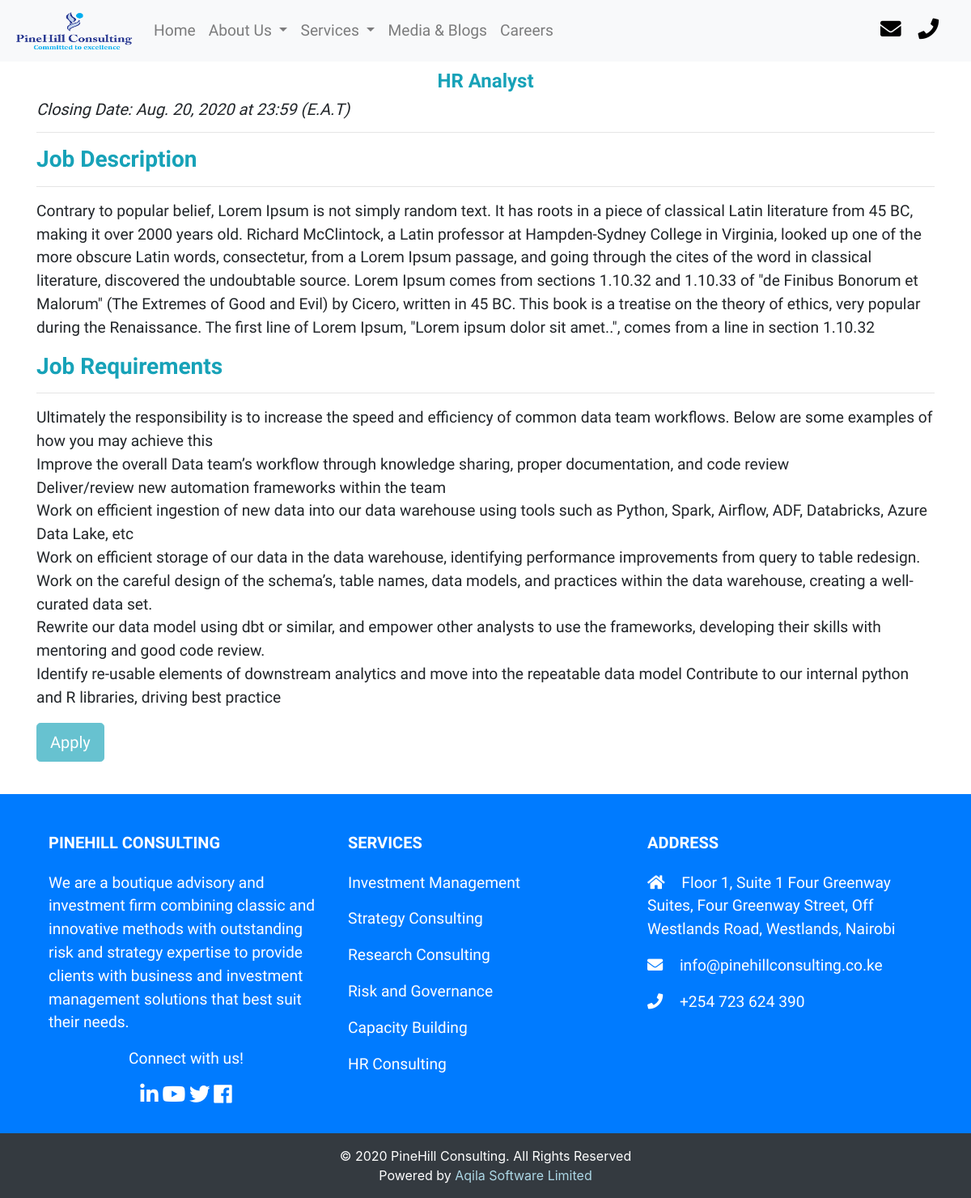
The app's page /career/2, older data.
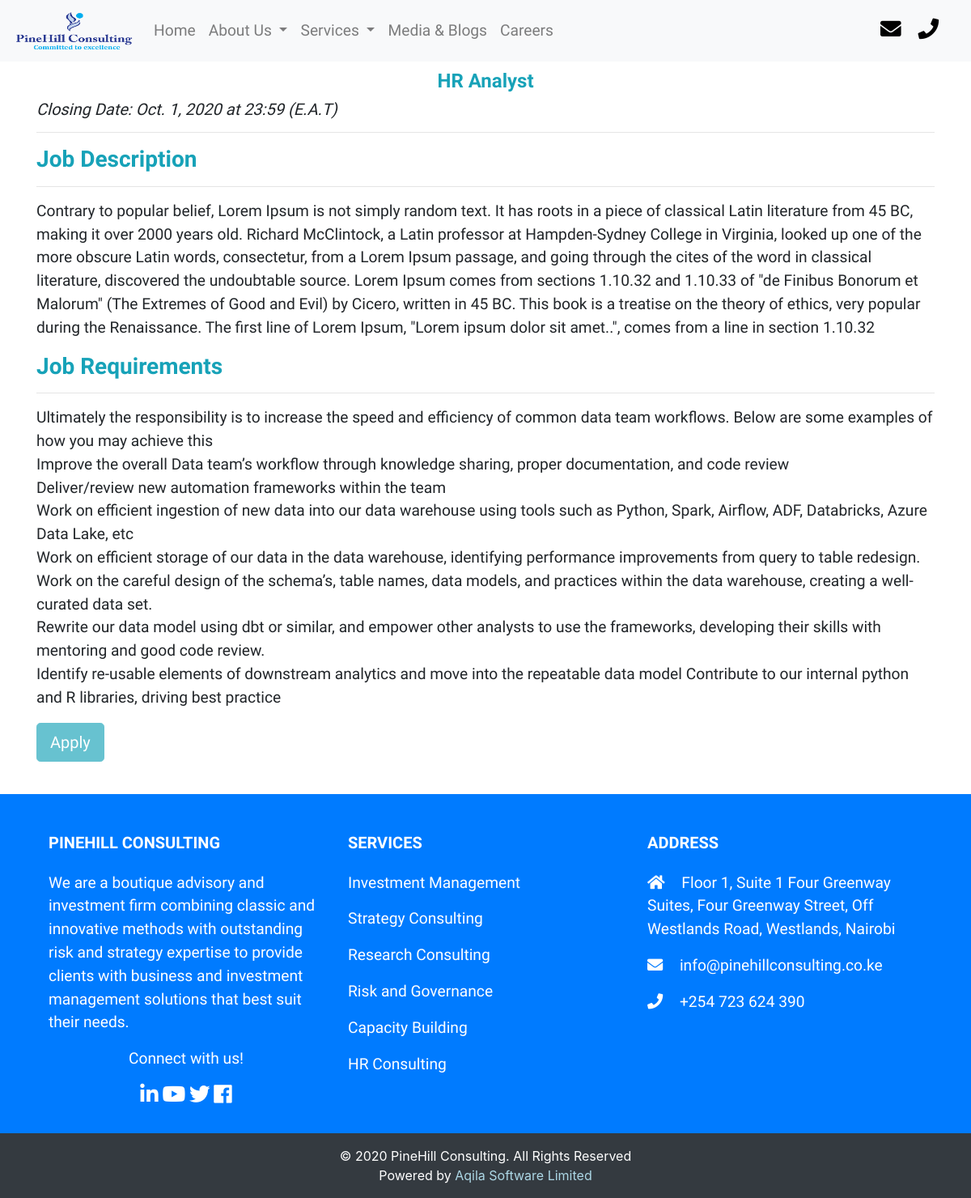
The same page, newer data.
### app/models.py (models this page shows, shortened)
class Job(models.Model):
    title = models.CharField(max_length=100, unique=True)
    description = models.TextField()
    requirements = models.TextField()
    posted = models.DateField(default=datetime.now)
    closing = models.DateField()
    is_published = models.BooleanField(default=True)

### app/views.py (the view, shortened to what this page needs)
# urls.py: path('career/<int:id>', views.career, name='career'),
def career(request, id):
    job = get_object_or_404(Job, id=id)
    current_date = date.today()
    context = {'job': job, 'current_date' : current_date}
    return render(request, 'app/career.html', context)

### app/templates/app/career.html (shortened to what this page needs)
{% extends 'base.html' %}
{% load static %}
{% block content %}
<div class="container">
    <h4 class="text-center text-info"><strong>{{ job.title }}</strong></h4>
<h5><em>Closing Date: {{ job.closing }} at 23:59 (E.A.T)</em></h5><hr>
<h3 class=" text-info"><strong>Job Description</strong></h3><hr>
<p>{{job.description}}</p>
<h3 class=" text-info"><strong>Job Requirements</strong></h3><hr>
  <p>{{job.requirements | safe}}</p>
{% if current_date > job.closing %}
<p><a class="btn btn-info btn-lg disabled" href="#" role="button">Apply</a>
</p>
    {% endif %}
</div>
    </div>
</body><br>
{% endblock content %}

### app/templates/base.html (shortened to what this page needs)
<html>
  <head>
    {% load static%}
    <link rel="stylesheet" href="https://stackpath.bootstrapcdn.com/bootstrap/4.4.1/css/bootstrap.min.css">
    <link rel="stylesheet" href="https://use.fontawesome.com/releases/v5.7.0/css/all.css">
    <link rel="stylesheet" type="text/css" href="{% static 'css/style.css'%}">
  </head>
  <body>
    <div style="font-family: 'Galdeano', sans-serif; font-size: larger;">
        <nav class="navbar navbar-expand-md navbar-light bg-light fixed-top ">
          <a class="navbar-brand navbar-light bg-light" href="{% url 'index' %}"><img src='{% static "images/pinehill_logo.png" %}' height="50" width="150" alt="logo"></a>
          <div class="collapse navbar-collapse" id="navbarNavDropdown">
            <ul class="navbar-nav">
              <li class="nav-item">
                {% if '/' == request.path %}
               <a class="active nav-link" href="{% url 'index' %}"><strong>Home</strong></a>
               {% else %}
               <a class="nav-link" href="{% url 'index' %}">Home</a>
               {% endif %}
              </li>
              <li class="nav-item dropdown">
                <a class="nav-link dropdown-toggle" href="#whoweare" id="navbarDropdownMenuLink" role="button" data-toggle="dropdown" aria-haspopup="true" aria-expanded="false">
                  About Us
                </a>
              </li>
              <li class="nav-item dropdown">
                <a class="nav-link dropdown-toggle" href="#" id="navbarDropdownMenuLink" role="button" data-toggle="dropdown" aria-haspopup="true" aria-expanded="false">
                  Services
                </a>
              </li>
              <li class="nav-item">
                {% if 'blogs' in request.path %}
                <a class="nav-link active" href="{% url 'media' %}"><strong>Media & Blogs</strong></a>
                {%else%}
                <a class="nav-link" href="{% url 'media' %}">Media & Blogs</a>
                {%endif%}
              </li>
              <li class="nav-item">
                {% if 'careers' in request.path %}
                <a class="active nav-link" href="{% url 'careers' %}"><strong>Careers</strong></a>
                {% else %}
                <a class="nav-link" href="{% url 'careers' %}">Careers</a>
                {% endif %}
              </li>
            </ul>
            <ul class="navbar-nav ml-auto navbar-dark">
              <li class="nav-link"><a href="mailto:info@pinehillconsulting.co.ke" target="_blank" style="color: black;" data-toggle="tooltip" data-placement="bottom" title="info@pinehillconsulting.co.ke"><i class="fas fa-envelope mr-3 fa-lg"></i></a>&Tab;
                 <a href="tel:+254723624390" style="color: black;" data-toggle="tooltip" data-placement="bottom" title="+254723624390"><i class="fas fa-phone mr-3 fa-lg"></i></a></li>
            </ul>
          </div>
        </nav><br><br><br>
      {% block content %}
      {% endblock content %}
<footer class="page-footer font-large special-color-dark pt-4 bg-primary" style="color: white; font-family: 'Galdeano', sans-serif; font-size: larger;">
  <div class="container">
  <div class="container text-center text-md-left">
    <div class="row">
      <div class="col-md-4 mr-auto my-md-4 my-0 mt-4 mb-1">
        <h5 class="font-weight-bold text-uppercase mb-4">PineHill Consulting</h5>
        <p>We are a boutique advisory and investment firm combining classic and innovative methods with outstanding risk and strategy
            expertise to provide clients with business and investment management solutions that best suit their needs.</p>
        <div class="text-center my-2">
          <p>Connect with us!</p>
          <a href="https://www.linkedin.com/company/pinehill-consulting/" target="_blank" class="footer"><i class="fab fa-linkedin-in fa-lg"> </i></a>
          <a href="https://www.youtube.com/channel/UCaBj-FjUlbIonkOuHvxqsmA" target="_blank" class="footer"><i class="fab fa-youtube fa-lg"> </i></a>
          <a href="#" target="_blank" class="footer"><i class="fab fa-twitter fa-lg"></i></a>
          <a href="#" target="_blank" class="footer"><i class="fab fa-facebook fa-lg"></i></a>
        </div>
      </div>
      <div class="col-md-4 mx-auto my-md-4 my-0 mt-4 mb-1">
        <h5 class="font-weight-bold text-uppercase mb-4">Services</h5>
        <ul class="list-unstyled">
          <li>
            <p>
              <a href="{% url 'investment' %}" class="footer">Investment Management</a>
            </p>
          </li>
          <li>
            <p>
              <a href="{% url 'strategy' %}" class="footer">Strategy Consulting</a>
            </p>
          </li>
          <li>
            <p>
              <a href="{% url 'research' %}" class="footer">Research Consulting</a>
            </p>
          </li>
          <li>
            <p>
              <a href="{% url 'risk' %}" class="footer">Risk and Governance</a>
            </p>
          </li>
          <li>
            <p>
              <a href="{% url 'capacity' %}" class="footer">Capacity Building</a>
            </p>
          </li>
          <li>
            <p>
              <a href="{% url 'hr' %}" class="footer">HR Consulting</a>
            </p>
          </li>
        </ul>
      </div>
      <div class="col-md-4 mx-auto my-md-4 my-0 mt-4 mb-1">
        <h5 class="font-weight-bold text-uppercase mb-4">Address</h5>
        <ul class="list-unstyled">
          <li>
            <p>
              <i class="fas fa-home mr-3"></i> Floor 1, Suite 1 Four Greenway Suites, Four Greenway Street, Off Westlands Road, Westlands, Nairobi</p>
          </li>
          <li>
            <p>
              <i class="fas fa-envelope mr-3"></i> <a href="mailto:info@pinehillconsulting.co.ke" target="_blank" class="footer">info@pinehillconsulting.co.ke</a></p>
          </li>
          <li>
            <p>
              <i class="fas fa-phone mr-3"></i> <a href="tel:+254723624390" class="footer">+254 723 624 390</a></p>
          </li>
        </ul>
      </div>
  </div>
</footer>
  <div class="footer-copyright text-center py-3 bg-dark" style="color: white;">
    © 2020 PineHill Consulting. All Rights Reserved<br>
    Powered by <a href="https://aqila.co.ke" style="color: lightblue" target="_blank">Aqila Software Limited</a>
  </div>
</html>

### app/static/css/style.css (style rules this page uses)
a.footer { color: white; }

Row changes from the older to the newer data that the page shows:
changed Job "HR Analyst": closing "Aug. 20, 2020" → "Oct. 1, 2020"
